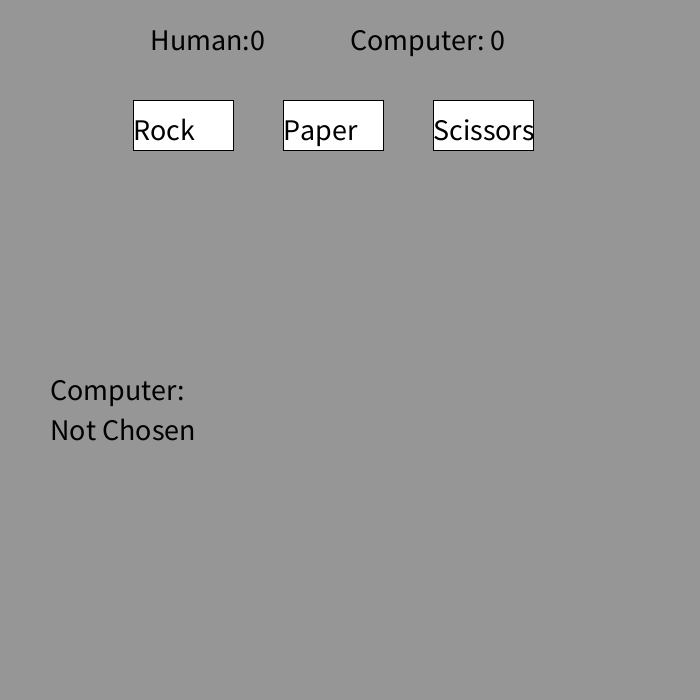
Frame 1 (no input)
Frame 60 (the mouse pressed at the canvas centre just before this capture): identical to frame 1, image omitted
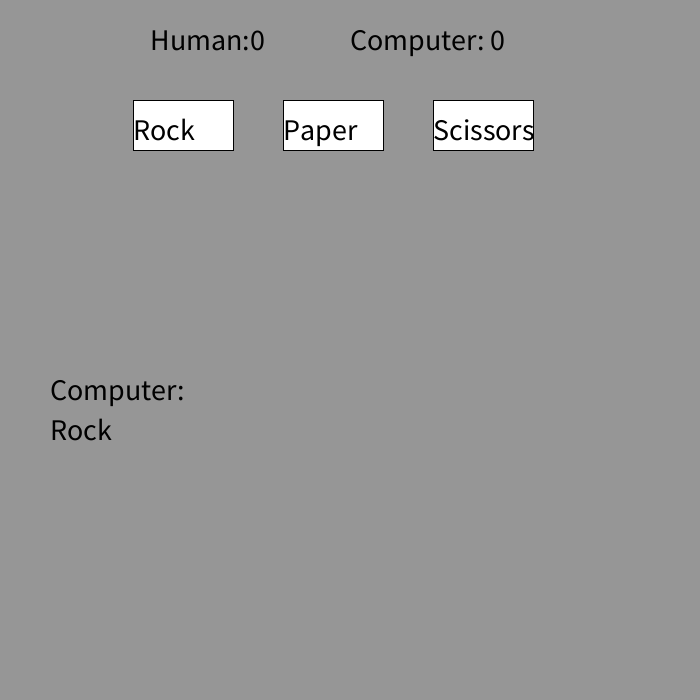
Frame 120 (the mouse held since frame 60 and released just before this capture)

The Processing sketch that drew these frames (run headless with seeded random() and noise(); from frame 60 on, the mouse is pressed at the canvas centre):

// Processing sketch: rock_paper_scissors
// ── rock_paper_scissors.pde
String userChoice;
int randomInt;
String computerChoice = "Not Chosen";
int x= 0;
int y =0;
void setup() {
  size(700, 700);
  textSize(30);
}
void draw() {
  background(150);
  // buttons
  translate(-100, 0);
  fill(255);
  if (userChoice == "Rock") {
    fill(255, 0, 0);
  }
  rect(width / 3, 100, 100, 50); // rock
  fill(255);
  if (userChoice == "Paper") {
    fill(255, 0, 0);
  }
  rect(width / 3 + 150, 100, 100, 50); // paper
  fill(255);

  if (userChoice == "Scissor") {
    fill(255, 0, 0);
  }
  rect(width / 3 + 300, 100, 100, 50); // scissors
  fill(0);
  text("Rock", width / 3, 140);
  text("Paper", width / 3 + 150, 140);
  text("Scissors", width / 3 + 300, 140);

  // computer choice
  text("Computer:", width /2 - 200, 400);


  text(computerChoice, width/2 - 200, 440);


  text(x, 350, 50);
  text("Human:", 250, 50);
  text("Computer:", 450, 50);
  text("0", 590, 50);
  if (x >= 10) {
    text("YOU WIN", 350, 400);
  }
}

void mousePressed() {

  if (mouseX <= width/3 &&
    mouseX >= width/3 - 100 &&
    mouseY >= 100 && mouseY <= 150) {
    userChoice = "Rock";
    randomInt = (int) random(3);
  } else if (
    mouseX <= width / 3 + 150 &&
    mouseX >= width / 3 + 50 &&
    mouseY >= 100 && mouseY <= 150
    ) {
    userChoice = "Paper";
    randomInt = (int) random(3);
  } else if (
    mouseX <= width / 3 + 300 &&
    mouseX >= width/3 + 200 &&
    mouseY >= 100 && mouseY <= 150)
  {
    randomInt = (int) random(3);
    userChoice = "Scissor";
  } else
  {
    userChoice = "Out";
  }

  if (randomInt == 0) {
    computerChoice = "Rock";
  } else if (randomInt == 1) {
    computerChoice = "Paper";
  } else if (randomInt == 2) {
    computerChoice = "Scissors";
  } else {
    computerChoice = "Not chosen";
  }

  if (userChoice == "Rock" && computerChoice == "Scissor") {
    x = x + 1;
  }
  if (userChoice == "Paper" && computerChoice == "Rock") {
    x = x + 1;
  }
  if (userChoice == "Scissor" && computerChoice == "Paper") {
    x = x + 1;
  }            //I made it so that even when the robot wins the score dosent add. This means that according to the score the human always wins :)
}
